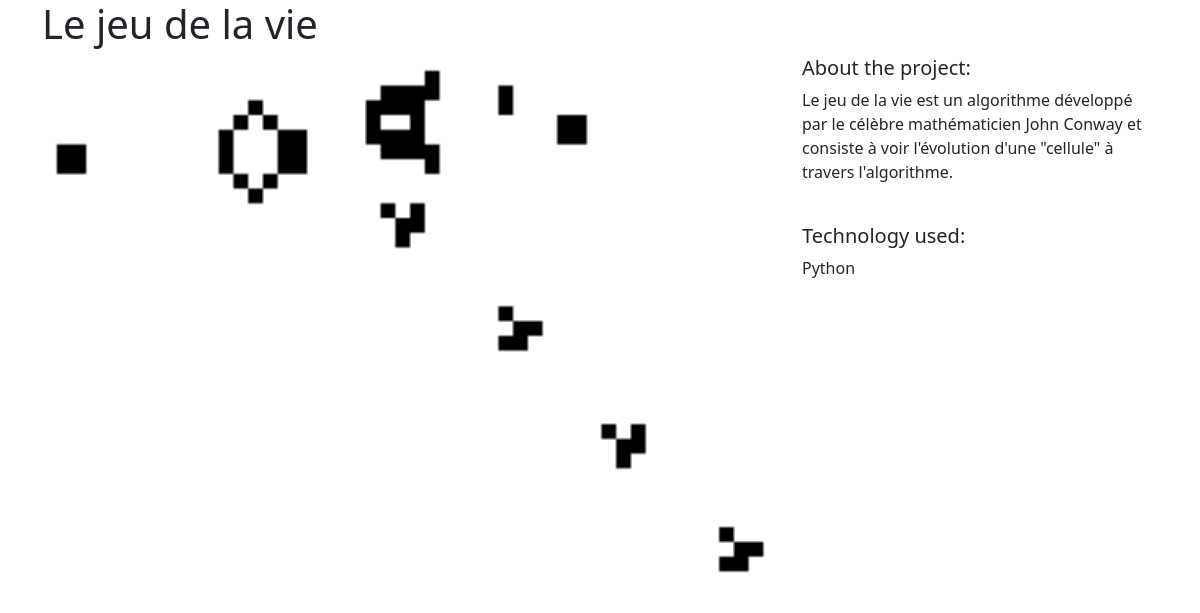
/projects/1/, run on the app's committed database.
### projects/models.py (models this page shows)
class Project(models.Model):
    title = models.CharField(max_length=100)
    description = models.TextField()
    technology = models.CharField(max_length=20)
    image = models.FileField(upload_to="project_images/", blank=True)

### projects/views.py (the view)
# urls.py: path("<int:pk>/", views.project_detail, name="project_detail"),
def project_detail(request, pk):
    project = Project.objects.get(pk=pk)
    context = {
        "project": project
    }
    return render(request, "projects/project_detail.html", context)

### projects/templates/projects/project_detail.html
{% extends "base.html" %}
{% block page_content %}
<h1>{{ project.title }}</h1>
<div class="row">
    <div class="col-md-8">
        {% if project.image %}
            <img src="{{ project.image.url }}" width="100%">
        {% endif %}
    </div>
    <div class="col-md-4">
        <h5>About the project:</h5>
        <p>{{ project.description }}</p>
        <br>
        <h5>Technology used:</h5>
        <p>{{ project.technology }}</p>
    </div>
</div>
{% endblock page_content %}

### data on the page
Project: image (picture), description "Le jeu de la vie est un algorithme développé par le célèbre mathématicien John Conway et consiste à voir l'évolution d'une \"cellule\" à travers l'algorithme.", technology "Python"
